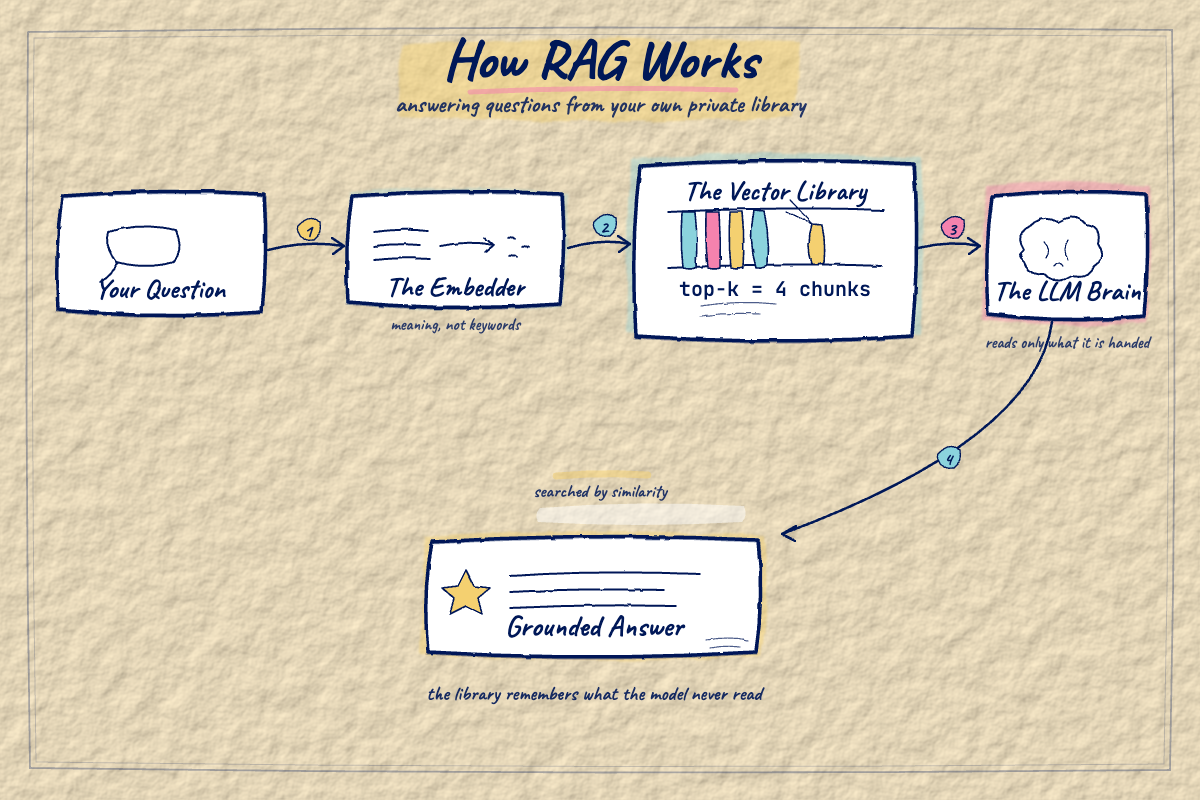
#> input picture examples/doodle/03-rag-pipeline/shots/shot-01-zero-shot.png, 1200 x 800 px
$ python -i eval_scene.py   (imports and definitions only)
#> lines starting #> are read from the running program, lines starting #| are printed output that depends on the picture; after the words box and inside, x2 and y2 are one past the last pixel; in counts of white or black regions, pixels touching at a corner belong together
#> further down, picture is the input picture: PIL image 1200x800 RGB; mean R, G, B 221.3, 210.3, 187.6
#!/usr/bin/env python3
"""Deterministic evaluator for spatial-svg-architect scenes.

Usage: python3 eval_scene.py scene.html [--render] [--selftest]
stdout: pure JSON report. stderr: human summary. Exit 0 = zero errors.
"""
import sys, os, re, json, math, subprocess, tempfile, shutil
import xml.etree.ElementTree as ET

SVG_BYTES_LIMIT = 20480
CONTACT_TOL = 4          # px an element bottom may sit above datum and still "touch"
MIN_PHASES = 6           # spec wants 8; fewer than MIN_PHASES is an error
GRADIENT_MIN = 4         # scenes need at least this many >=3-stop gradients
HUE_BUCKETS = 12
MIN_ELEMENTS = 30        # density floor - sparse scenes read as voids
COLLIDE_EPS = 4          # px overlap in BOTH axes to count as a collision
WALL_PHASES = (3, 6)     # wall-mounted groups must not overlap each other
GRID = (6, 4)            # coverage grid cells across the render
CELL_INK_MIN = 1.0       # % non-background pixels per cell
DRAWABLE = {"rect", "circle", "ellipse", "line", "path", "polygon", "polyline",
            "text", "use"}

def die(msg):
    print(msg, file=sys.stderr); sys.exit(2)

def extract_svg(html):
    m = re.search(r"<svg[\s\S]*?</svg>", html)
    return m.group(0) if m else None

def comments_of(html):
    return " ".join(re.findall(r"<!--(.*?)-->", html, re.S))

# Real SVG path walker. The old version regex-paired every number in `d`, which
# silently mangled shorthand/relative commands ("v10 h8" was read as the absolute
# point (10,8)) and produced bogus bounding boxes -> phantom collision errors.
_PATH_TOKEN = re.compile(r"([MmZzLlHhVvCcSsQqTtAa])|(-?(?:\d+\.?\d*|\.\d+)(?:[eE][-+]?\d+)?)")
_ARGC = {"m": 2, "l": 2, "h": 1, "v": 1, "c": 6, "s": 4, "q": 4, "t": 2, "a": 7, "z": 0}

# [46 lines left out: function num_pairs_from_path, not called in this run]

# crude but deterministic element bounds; ponytail: path control points may
# overestimate a bbox by a few px - acceptable at CONTACT_TOL granularity
def local(el):
    return el.tag.split("}")[-1]

def element_bottom(el, defs=None):
    b = element_bbox(el, defs)
    return b[3] if b else None

# [76 lines left out: functions element_bbox, walk, norm_hex, not called in this run]

COLOR_ATTRS = ("fill", "stroke", "stop-color")

# [247 lines left out: functions static_checks, find_chrome, render_checks, not called in this run]

# ---------------- light-geometry tier ----------------
# Needs the scene to declare its rig:
#   <!-- LIGHTS: sun=sun@1300,430 | bar1=tube@620,300;axis=0;pool=620,700 |
#                lamp=point@150,150;pool=150,520 -->
# kinds: sun|moon (distant disc), point (bulb/pendant), tube (linear strip),
#        window (aperture), area. axis is the tube's long axis in degrees
#        (0 = horizontal on screen). pool is where its light lands.
DISC_ASPECT_MAX = 1.6     # blob this round counts as a "disc" (a sun-like source)
DISC_FILL_MIN = 0.5       # area / bbox area, to separate discs from ragged glows
TUBE_ASPECT_MIN = 1.8     # a linear emitter's footprint must be at least this long
TUBE_ANGLE_TOL = 25.0     # degrees its major axis may differ from the declared axis
BLOB_MIN_AREA = 700       # px; below this a bright spot is a specular, not a source
EXPLAIN_RADIUS = 110      # px a blob centroid may sit from a declared point

# [21 lines left out: function parse_lights, not called in this run]

def bright_blobs(img):
    """Advisory census of bright regions. Reported as a metric, never an error:
    pixel thresholds are scene-dependent and produced false 'suns' from desk
    highlights in testing. The enforceable physics lives in light_checks()."""
    try:
        import numpy as np
        from scipy import ndimage
    except ImportError:
        return None
    from scipy import ndimage as ndi
    a = np.asarray(img.convert("L"), dtype=float)
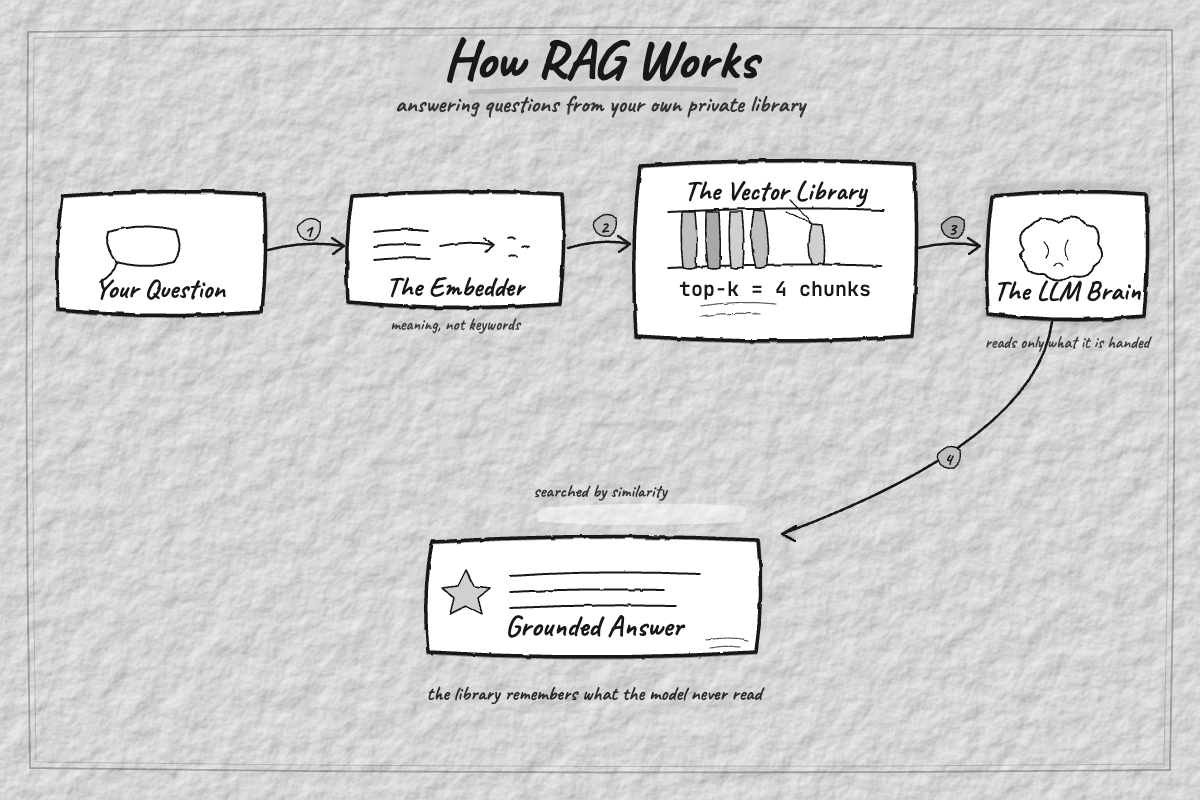
#> a: shape (800, 1200) float64; min 23, max 255, mean 211.1
    # local contrast, so the operator works on a dark greenhouse and a bright
    # classroom alike, plus an absolute gate so mid-tone highlights are not sources
    diff = a - ndi.gaussian_filter(a, 55)
    gate = max(185.0, float(np.percentile(a, 99.2)))
#> gate = 255
    mask = (diff >= max(6.0, 2.2 * diff.std()))
#> mask: shape (800, 1200) bool; every value is 0
    lab, n = ndimage.label(mask)
#> lab: shape (800, 1200) int32; every value is 0
#> n = 0
    out = []
    for i in range(1, n + 1):
        ys, xs = np.nonzero(lab == i)
        area = xs.size
        if area < BLOB_MIN_AREA or a[ys, xs].mean() < gate: continue
        cx, cy = xs.mean(), ys.mean()
        dx, dy = xs - cx, ys - cy
        mu20, mu02, mu11 = (dx * dx).mean(), (dy * dy).mean(), (dx * dy).mean()
        common = math.sqrt(max((mu20 - mu02) ** 2 + 4 * mu11 * mu11, 0.0))
        l1, l2 = (mu20 + mu02 + common) / 2, (mu20 + mu02 - common) / 2
        aspect = math.sqrt(l1 / l2) if l2 > 1e-9 else 99.0
        theta = math.degrees(0.5 * math.atan2(2 * mu11, mu20 - mu02)) % 180.0
        bw, bh = xs.max() - xs.min() + 1, ys.max() - ys.min() + 1
        out.append({"c": (cx, cy), "area": int(area), "aspect": round(aspect, 2),
                    "angle": round(theta, 1), "fill": round(area / (bw * bh), 2)})
#> after the loop, out = []
    return sorted(out, key=lambda b: -b["area"])

SIZE_TOL = 0.30           # fraction an object's implied real size may drift
UNDECLARED_M = 0.60       # anything this big in metres must declare its real size

# [127 lines left out: functions parse_sizes, _data_real, _use_transform, size_checks, not called in this run]

def _size_loop_done(root, defs_map, k, y_h, y_ref, warns, metrics):
    undeclared_extents(root, defs_map, k, y_h, y_ref, warns, metrics)

# [415 lines left out: functions undeclared_extents, variation_checks, room_checks, _pool_geometry, light_checks, judge_render and 2 more, not called in this run]

# [2 lines not run here, left out]

>>> from PIL import Image
>>> picture = Image.open('../../../examples/doodle/03-rag-pipeline/shots/shot-01-zero-shot.png')
>>> result = bright_blobs(picture)
#> result = []

$ run again, on examples/doodle/04-desk-biome/shots/shot-01-zero-shot.png
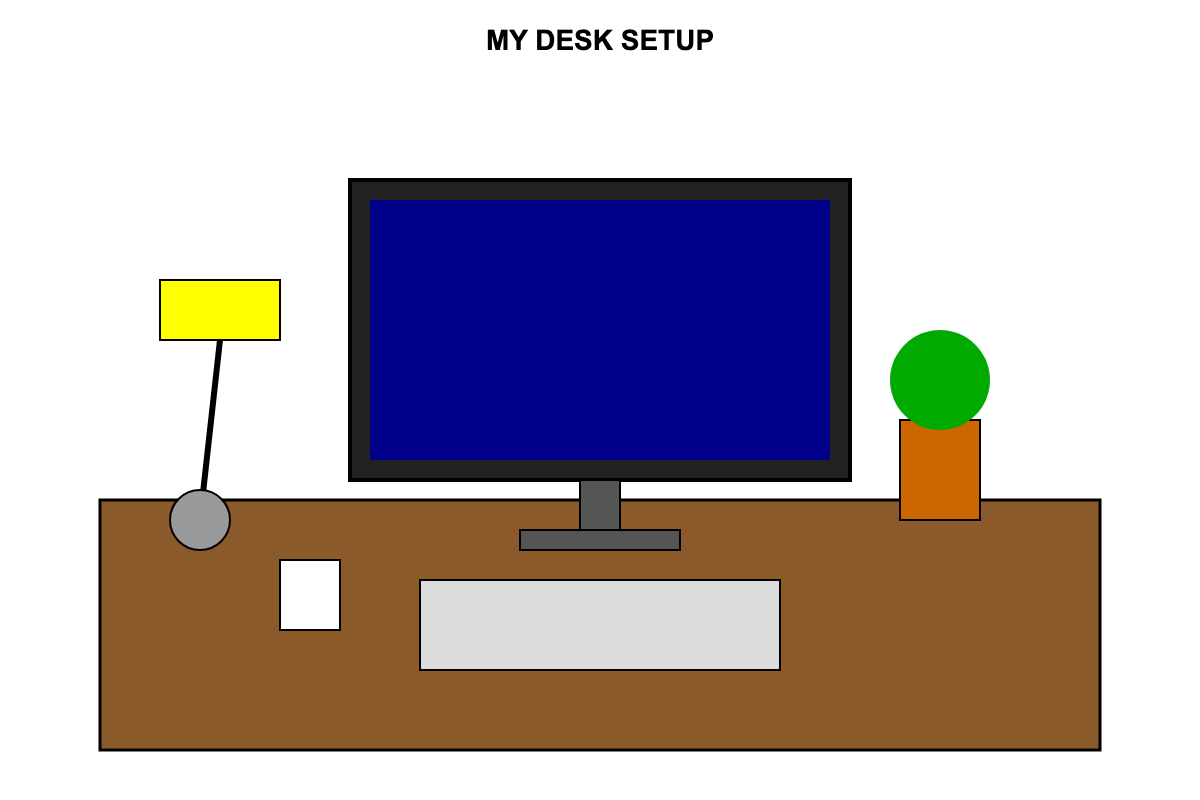
#> input picture examples/doodle/04-desk-biome/shots/shot-01-zero-shot.png, 1200 x 800 px
#> picture is the input picture: PIL image 1200x800 RGB; mean R, G, B 182.5, 172.9, 176.1
#> in bright_blobs, `diff = a - ndi.gaussian_filter(a, 55)`:
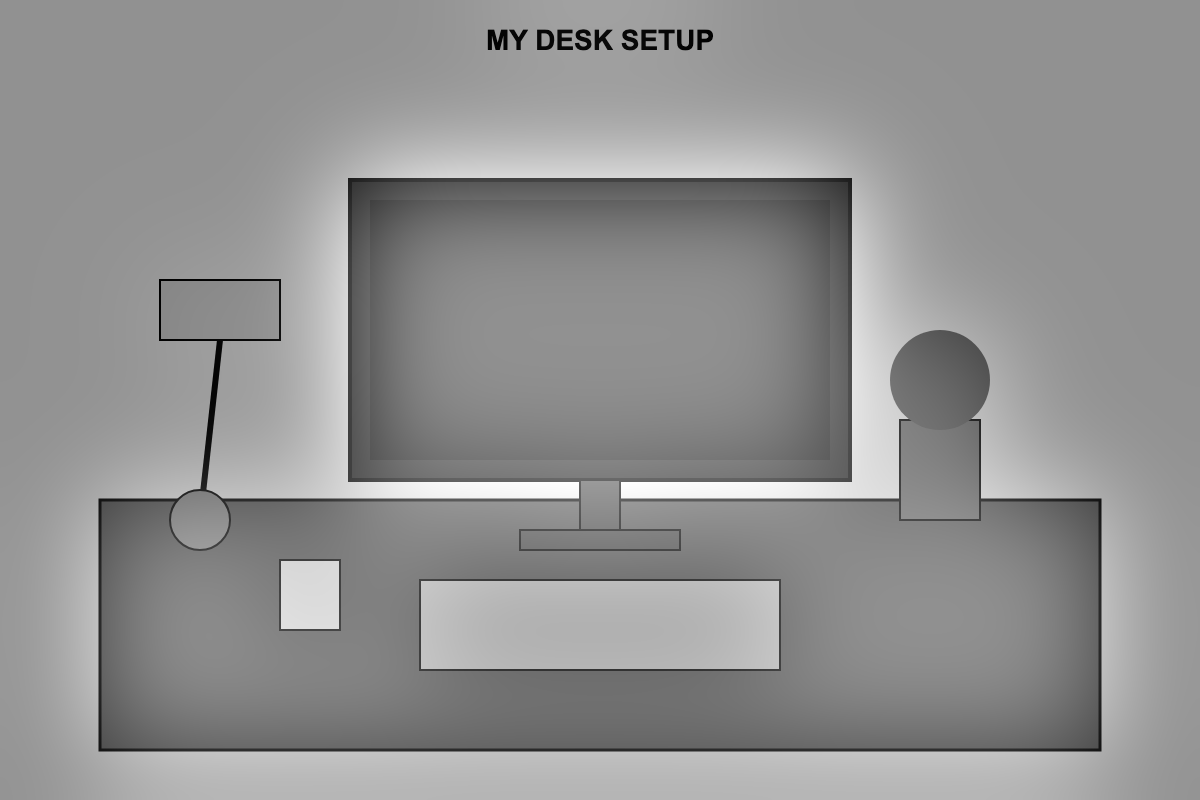
#> diff: shape (800, 1200) float64; min -245.1, max 183.4, mean 0; drawn with min black and max white
#> gate = 255
#> mask: shape (800, 1200) bool; 2% white; 4 white regions, box (x1, y1, x2, y2) and area: (621, 263, 899, 498) 10237, (339, 267, 579, 498) 4494, (281, 561, 339, 629) 3944, (446, 174, 754, 178) 949
#> in bright_blobs, `lab, n = ndimage.label(mask)`:
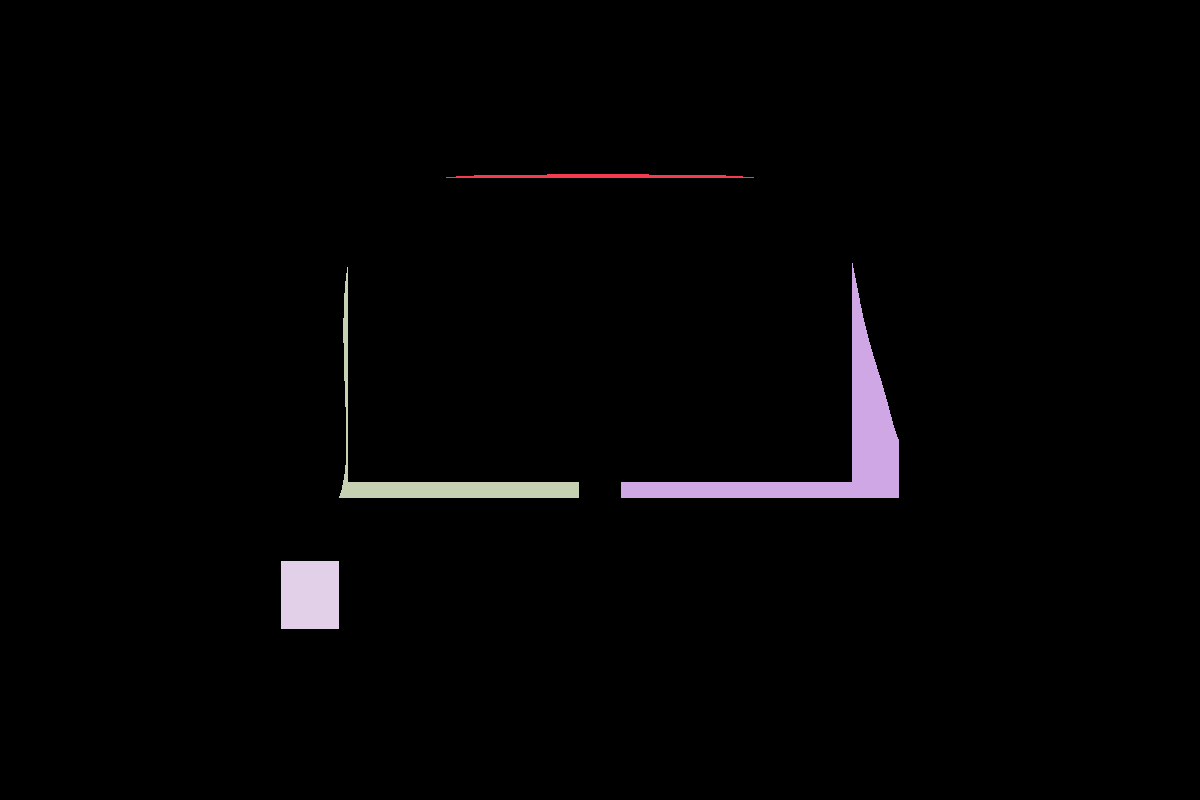
#> lab: shape (800, 1200) int32; 5 distinct labels, from 0 to 4; one colour per label, 0 black
#> n = 4
#> the loop in bright_blobs, `for i in range(1, n + 1):` made 4 passes
#> (cx, cy, mu20, mu02, mu11, common, l1, l2) on passes 1 to 4: (599.1, 175.8, 6140.3, 0.996, 0.373, 6139.3, 6140.3, 0.996), (821.7, 444.2, 5856.5, 3001.3, -1991.1, 4900, 6878.9, 1978.9), (442.1, 470.7, 5674.5, 2493.9, 1814.6, 4825.8, 6497.1, 1671.3), (309.5, 594.5, 280.2, 385.2, 0, 105, 385.2, 280.2)
#> after the loop in bright_blobs, `for i in range(1, n + 1):`: out = 4 items
